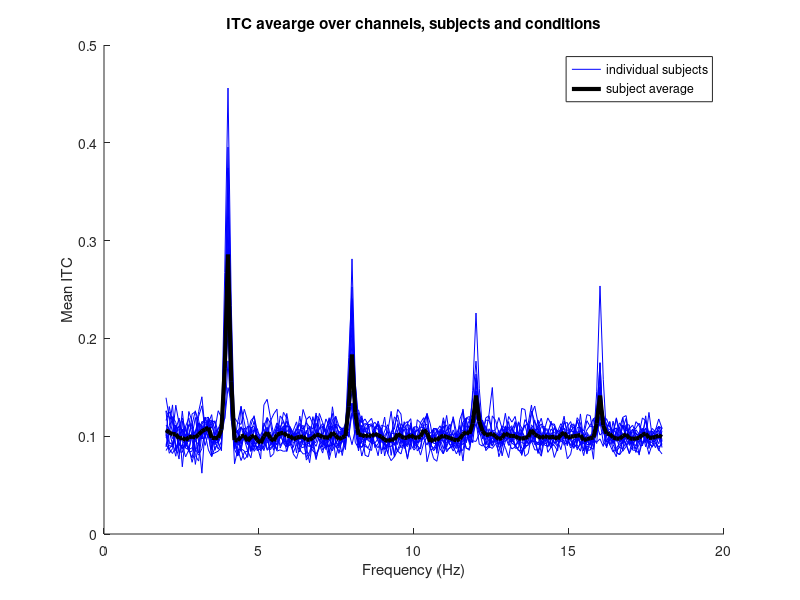

Reproduce this figure in MATLAB.
%{
This script compares the ITC at 4, 8, 12 and 16 Hz with each of their 18 
neighbouring bins, using the Wilcoxon signed rank test.

(c) Oana Cucu, October 2019. oana.cucu@bristol.ac.uk
%}

clearvars;
load('Itc_for_comp_bins.mat');

n=size(Itc4_comp,2);

p4=zeros(18,1);
p8=zeros(18,1);
p12=zeros(18,1);
p16=zeros(18,1);


for i=1:n
    p=signrank(mean(Itc4),Itc4_comp(:,i)');
    p4(i)=p;
    p=signrank(mean(Itc8),Itc8_comp(:,i)');
    p8(i)=p;
    p=signrank(mean(Itc12),Itc12_comp(:,i)');
    p12(i)=p;
    p=signrank(mean(Itc16),Itc16_comp(:,i)');
    p16(i)=p;
end

itc4_subj=mean(Itc4)';
itc8_subj=mean(Itc8)';
itc12_subj=mean(Itc12)';
itc16_subj=mean(Itc16)';
meanitc4=mean(mean(Itc4));
meanitc4_comp=mean(Itc4_comp);
meanitc8_comp=mean(Itc8_comp);
meanitc12_comp=mean(Itc12_comp);
meanitc16_comp=mean(Itc16_comp);
meanitc8=mean(mean(Itc8,2));
meanitc12=mean(mean(Itc12,2));
meanitc16=mean(mean(Itc16,2));
meanitc=[meanitc4_comp(1:19),meanitc4,meanitc4_comp(20:38),meanitc8_comp(2:19),meanitc8,meanitc8_comp(20:38),meanitc12_comp(2:19),meanitc12,meanitc12_comp(20:38),meanitc16_comp(2:19),meanitc16,meanitc16_comp(20:38)];

itc_all=[Itc4_comp(:,1:19),itc4_subj,Itc4_comp(:,20:38),Itc8_comp(:,2:19),itc8_subj,Itc8_comp(:,20:38),Itc12_comp(:,2:19),itc12_subj,Itc12_comp(:,20:38),Itc16_comp(:,2:19),itc16_subj,Itc16_comp(:,20:38)];
%}

n=9500;
Fs=1000;
freq=0:Fs/n:Fs/2;
fin=find(freq==18);
start=find(freq==2);
freq=freq(start:fin);

h=zeros(1,17);
figure;
hold on;
for i=1:size(itc_all,1)
    h(i)=plot(freq,itc_all(i,:),'Color','b','DisplayName','individual subjects');
end
hold on;
h(17)=plot(freq,meanitc,'k','LineWidth',3,'DisplayName','subject average');
xlabel('Frequency (Hz)');
ylabel('Mean ITC');
title('ITC avearge over channels, subjects and conditions');
legend(h(1,[1,17]));
saveas(gcf,'mean_itc_subj.png');